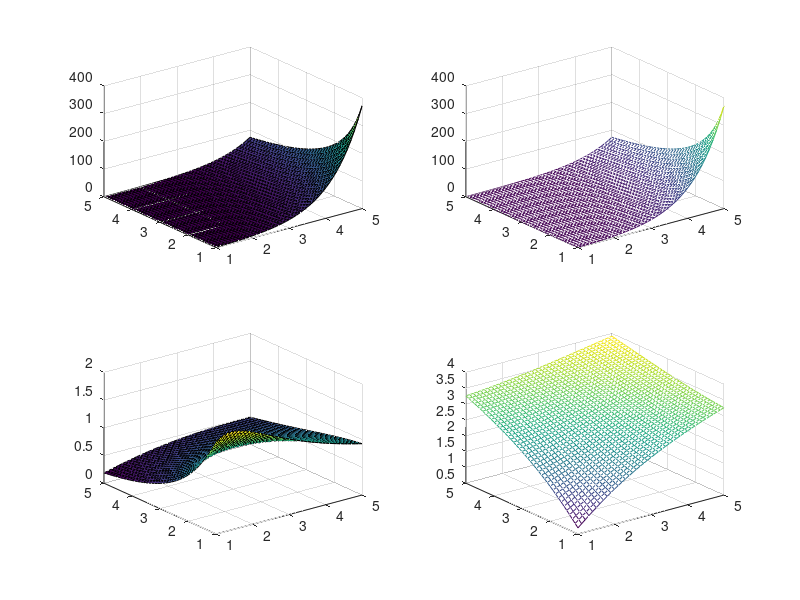

Write MATLAB code to recreate this figure.
x=[1:0.1:5]
y=[1:0.1:5]
[x,y]=meshgrid(x,y)
z=(x.*(exp(x)))./(2.*y)
subplot(2,2,1),surf(x,y,z)
subplot(2,2,2),mesh(x,y,z)
z=(5.*x)./((x.^2)+(y.^2)+1)
subplot(2,2,3),surf(x,y,z)
z=log((x.^2)+(y.^2))
subplot(2,2,4),mesh(x,y,z)